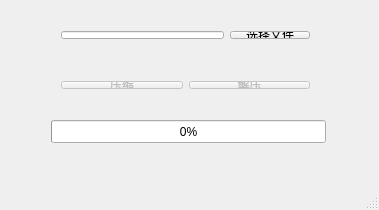
<?xml version="1.0" encoding="UTF-8"?>
<ui version="4.0">
 <class>MainWindow</class>
 <widget class="QMainWindow" name="MainWindow">
  <property name="windowModality">
   <enum>Qt::NonModal</enum>
  </property>
  <property name="enabled">
   <bool>true</bool>
  </property>
  <property name="geometry">
   <rect>
    <x>0</x>
    <y>0</y>
    <width>379</width>
    <height>210</height>
   </rect>
  </property>
  <property name="minimumSize">
   <size>
    <width>379</width>
    <height>210</height>
   </size>
  </property>
  <property name="maximumSize">
   <size>
    <width>379</width>
    <height>210</height>
   </size>
  </property>
  <property name="windowTitle">
   <string>MainWindow</string>
  </property>
  <widget class="QWidget" name="centralWidget">
   <widget class="QWidget" name="layoutWidget">
    <property name="geometry">
     <rect>
      <x>50</x>
      <y>20</y>
      <width>271</width>
      <height>30</height>
     </rect>
    </property>
    <layout class="QHBoxLayout" name="horizontalLayout">
     <item>
      <widget class="QLineEdit" name="lineEdit">
       <property name="readOnly">
        <bool>true</bool>
       </property>
      </widget>
     </item>
     <item>
      <widget class="QPushButton" name="pushButton">
       <property name="text">
        <string>选择文件</string>
       </property>
      </widget>
     </item>
    </layout>
   </widget>
   <widget class="QWidget" name="layoutWidget">
    <property name="geometry">
     <rect>
      <x>50</x>
      <y>70</y>
      <width>271</width>
      <height>30</height>
     </rect>
    </property>
    <layout class="QHBoxLayout" name="horizontalLayout_2">
     <item>
      <widget class="QPushButton" name="pushButton_2">
       <property name="enabled">
        <bool>false</bool>
       </property>
       <property name="text">
        <string>压缩</string>
       </property>
      </widget>
     </item>
     <item>
      <widget class="QPushButton" name="pushButton_3">
       <property name="enabled">
        <bool>false</bool>
       </property>
       <property name="text">
        <string>解压</string>
       </property>
      </widget>
     </item>
    </layout>
   </widget>
   <widget class="QProgressBar" name="progressBar">
    <property name="geometry">
     <rect>
      <x>51</x>
      <y>120</y>
      <width>275</width>
      <height>23</height>
     </rect>
    </property>
    <property name="value">
     <number>0</number>
    </property>
   </widget>
  </widget>
  <widget class="QMenuBar" name="menuBar">
   <property name="geometry">
    <rect>
     <x>0</x>
     <y>0</y>
     <width>379</width>
     <height>26</height>
    </rect>
   </property>
  </widget>
  <widget class="QStatusBar" name="statusBar"/>
 </widget>
 <layoutdefault spacing="6" margin="11"/>
 <resources/>
 <connections/>
</ui>
